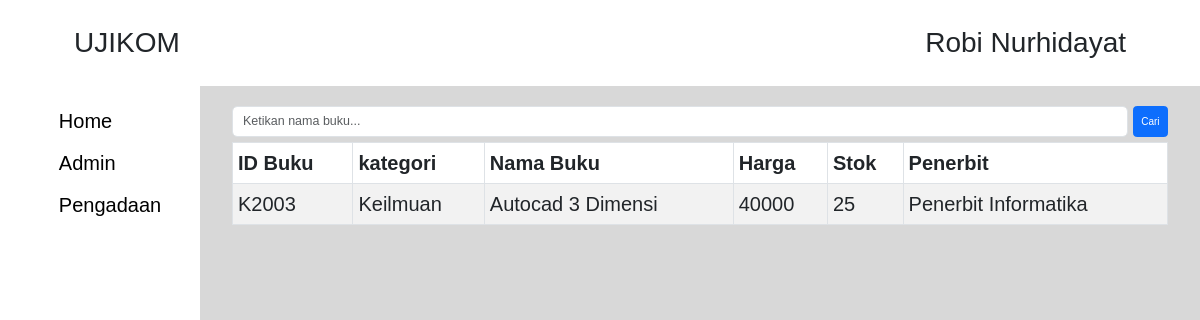
Page /index.php?cari=Autocad 3 Dimensi on the committed database.
### tables this page shows
CREATE TABLE `t_buku` (
  `id` int(11) NOT NULL,
  `IdBuku` varchar(100) NOT NULL,
  `kategori` varchar(100) NOT NULL,
  `namaBuku` varchar(100) NOT NULL,
  `harga` int(11) NOT NULL,
  `stok` int(11) NOT NULL,
  `penerbit` varchar(100) NOT NULL
);

### index.php (the view, shortened to what this page needs)
<?php
require("config.php");
if(isset($_GET['cari'])){
    $cari = $_GET['cari'];
    $hasil = mysqli_query($conn,"select * from t_buku where namaBuku like '%".$cari."%'");
}else{
    $hasil = mysqli_query($conn,'SELECT * FROM t_buku');
}
?>
<!doctype html>
<html lang="en">
<head>
    <link href="https://cdn.jsdelivr.net/npm/bootstrap@5.3.0-alpha1/dist/css/bootstrap.min.css" rel="stylesheet"
>
    <link rel="stylesheet" href="styles/index.css">
</head>
<body>
    <div class="header">
        <div>
            <span>UJIKOM</span>
        </div>
        <div>
            <span>Robi Nurhidayat</span>
        </div>
    </div>
    <main class="main">
        <div class="sidebar">
            <ul class="list-menu">
                <li class="list-link"><a href="index.php"> Home</a></li>
                <li class="list-link"><a href="admin.php"> Admin</a></li>
                <li class="list-link"><a href="pengadaan.php">Pengadaan</a></li>
            </ul>
        </div>
        <div class="content">
            <div class="tabel__container">
                <form action="index.php" method="get" class="mb-2">
                    <div class="d-flex gap-2">
                        <input type="text" class="form-control form-control-lg" name="cari" id="cari"
                            placeholder="Ketikan nama buku...">
                        <button type="submit" class="btn btn-primary">Cari</button>
                    </div>
                </form>
                <table class="table table-striped table-hover table-bordered">
                    <thead>
                        <tr>
                            <th>ID Buku</th>
                            <th>kategori</th>
                            <th>Nama Buku</th>
                            <th>Harga</th>
                            <th>Stok</th>
                            <th>Penerbit</th>
                        </tr>
                    </thead>
                    <tbody>
                        <?php while($getBuku = mysqli_fetch_array($hasil)) { ?>
                        <tr>
                            <td><?php echo $getBuku['IdBuku']; ?></td>
                            <td><?php echo $getBuku['kategori']; ?></td>
                            <td><?php echo $getBuku['namaBuku']; ?></td>
                            <td><?php echo $getBuku['harga'] ?></td>
                            <td><?php echo $getBuku['stok'] ?></td>
                            <td><?php echo $getBuku['penerbit'] ?></td>
                        </tr>
                        <?php }?>
                    </tbody>
                </table>
            </div>
        </div>
    </main>
</body>
</html>

### styles/index.css (style rules this page uses)
* { padding: 0; margin: 0; box-sizing: border-box; }
body { font-family: sans-serif; font-size: 2rem !important; background-color: #d8d8d8; }
html { font-size: 62.5%; }
.header { display: flex; justify-content: space-between; padding: 2.2rem 7.4rem; font-size: 2.8rem; background-color: #fff; }
.main { display: grid; grid-template-columns: 1fr 5fr; height: 100vh; }
.sidebar { padding: 2rem 3.2rem; font-size: 2rem; background-color: #fff; display: flex; justify-content: center; align-items: flex-start; }
.sidebar ul li { list-style: none; }
.sidebar ul li a { text-decoration: none; list-style: none; }
.list-menu { display: flex; flex-direction: column; justify-content: flex-end; gap: 1.2rem; }
.content { display: flex; justify-content: flex-start; align-items: flex-start; padding: 2rem 3.2rem; gap: 1rem; }
.tabel__container { width: 100%; }
a { color: black; }
table { background-color: #fff; }

### rows in the picture
t_buku: IdBuku "K2003", kategori "Keilmuan", namaBuku "Autocad 3 Dimensi", harga "40000", stok "25", penerbit "Penerbit Informatika"
